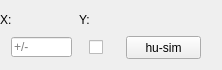
         <widget class="QWidget" name="tab_15">
          <attribute name="title">
           <string>hSSL</string>
          </attribute>
          <widget class="QWidget" name="layoutWidget">
           <property name="geometry">
            <rect>
             <x>0</x>
             <y>10</y>
             <width>213</width>
             <height>51</height>
            </rect>
           </property>
           <layout class="QVBoxLayout" name="verticalLayout_4">
            <item>
             <layout class="QHBoxLayout" name="horizontalLayout_7">
              <item>
               <widget class="QLabel" name="label_3">
                <property name="minimumSize">
                 <size>
                  <width>16</width>
                  <height>16</height>
                 </size>
                </property>
                <property name="maximumSize">
                 <size>
                  <width>16</width>
                  <height>16</height>
                 </size>
                </property>
                <property name="text">
                 <string>X:</string>
                </property>
               </widget>
              </item>
              <item>
               <widget class="QLabel" name="coordX">
                <property name="minimumSize">
                 <size>
                  <width>51</width>
                  <height>16</height>
                 </size>
                </property>
                <property name="maximumSize">
                 <size>
                  <width>51</width>
                  <height>16</height>
                 </size>
                </property>
                <property name="text">
                 <string/>
                </property>
               </widget>
              </item>
              <item>
               <widget class="QLabel" name="label_4">
                <property name="minimumSize">
                 <size>
                  <width>16</width>
                  <height>16</height>
                 </size>
                </property>
                <property name="maximumSize">
                 <size>
                  <width>16</width>
                  <height>16</height>
                 </size>
                </property>
                <property name="text">
                 <string>Y:</string>
                </property>
               </widget>
              </item>
              <item>
               <widget class="QLabel" name="coordY">
                <property name="minimumSize">
                 <size>
                  <width>51</width>
                  <height>16</height>
                 </size>
                </property>
                <property name="maximumSize">
                 <size>
                  <width>51</width>
                  <height>16</height>
                 </size>
                </property>
                <property name="text">
                 <string/>
                </property>
               </widget>
              </item>
              <item>
               <widget class="QLabel" name="coordZ">
                <property name="minimumSize">
                 <size>
                  <width>51</width>
                  <height>16</height>
                 </size>
                </property>
                <property name="maximumSize">
                 <size>
                  <width>51</width>
                  <height>16</height>
                 </size>
                </property>
                <property name="text">
                 <string/>
                </property>
               </widget>
              </item>
             </layout>
            </item>
            <item>
             <layout class="QHBoxLayout" name="horizontalLayout_8">
              <item>
               <widget class="QLineEdit" name="coordSpe">
                <property name="minimumSize">
                 <size>
                  <width>61</width>
                  <height>20</height>
                 </size>
                </property>
                <property name="maximumSize">
                 <size>
                  <width>61</width>
                  <height>20</height>
                 </size>
                </property>
                <property name="placeholderText">
                 <string>+/-</string>
                </property>
               </widget>
              </item>
              <item>
               <widget class="QCheckBox" name="selSL">
                <property name="minimumSize">
                 <size>
                  <width>20</width>
                  <height>20</height>
                 </size>
                </property>
                <property name="maximumSize">
                 <size>
                  <width>20</width>
                  <height>20</height>
                 </size>
                </property>
                <property name="text">
                 <string/>
                </property>
               </widget>
              </item>
              <item>
               <widget class="QPushButton" name="simOK">
                <property name="minimumSize">
                 <size>
                  <width>75</width>
                  <height>23</height>
                 </size>
                </property>
                <property name="maximumSize">
                 <size>
                  <width>75</width>
                  <height>23</height>
                 </size>
                </property>
                <property name="text">
                 <string>hu-sim</string>
                </property>
               </widget>
              </item>
             </layout>
            </item>
           </layout>
          </widget>
         </widget>
